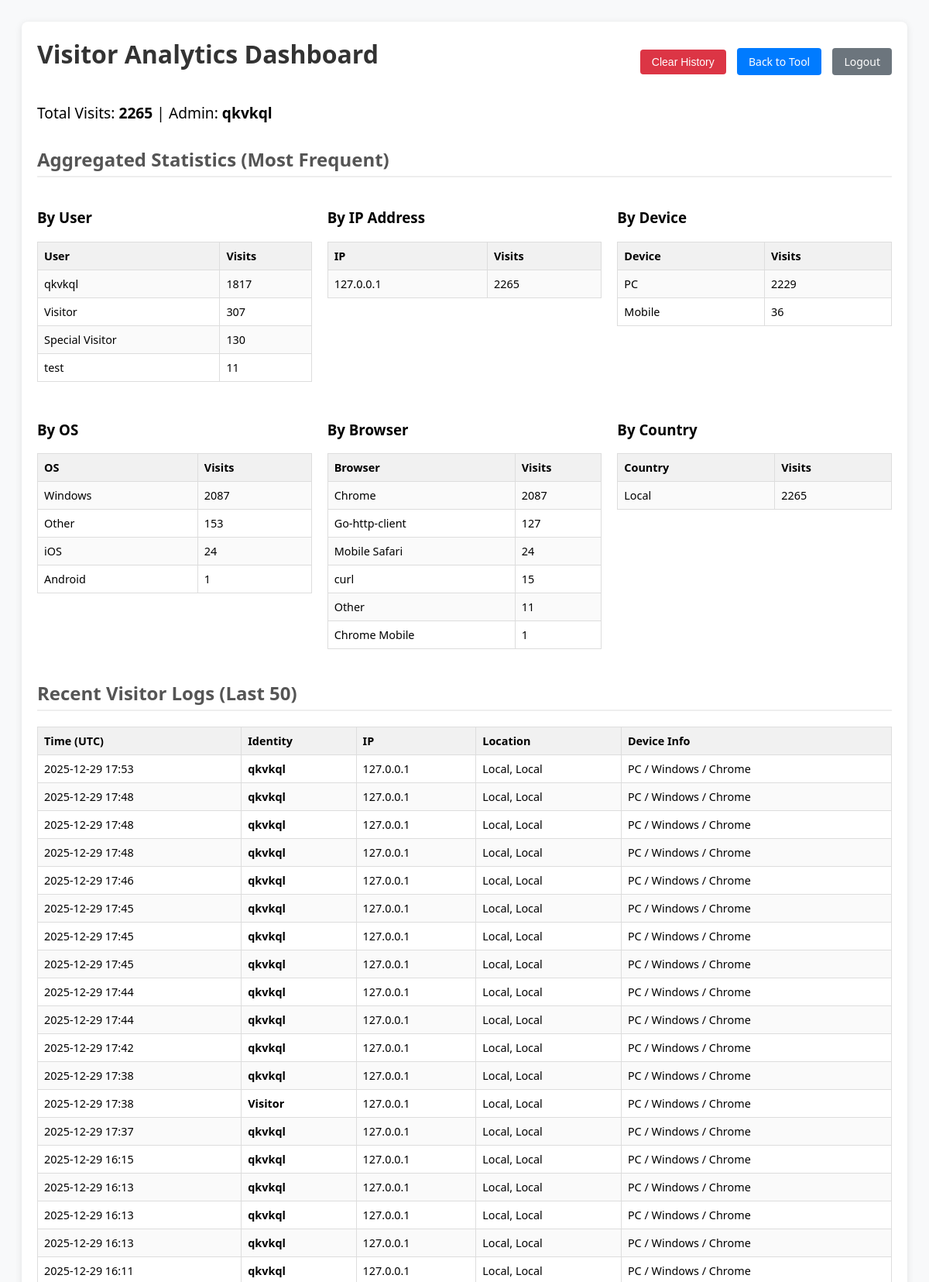
Screenshot of /visitor_stats (signed in, upper part) with the database file from the repository.
### app.py (models this page shows, shortened)
class User(UserMixin, db.Model):
    id = db.Column(db.Integer, primary_key=True)
    username = db.Column(db.String(150), unique=True, nullable=False)
    password_hash = db.Column(db.String(150), nullable=False)
    is_admin = db.Column(db.Boolean, default=False)
    user_level = db.Column(db.String(20), default='basic')

class Visitor(db.Model):
    id = db.Column(db.Integer, primary_key=True)
    username = db.Column(db.String(150), nullable=True)
    ip_address = db.Column(db.String(50))
    timestamp = db.Column(db.DateTime, default=datetime.utcnow)
    country = db.Column(db.String(50))
    city = db.Column(db.String(50))
    device_type = db.Column(db.String(50))
    os = db.Column(db.String(50))
    browser = db.Column(db.String(50))
    device_brand = db.Column(db.String(50))

### app.py (the view)
@app.route('/visitor_stats')
@admin_required
def visitor_stats():
    visits = Visitor.query.order_by(Visitor.timestamp.desc()).limit(50).all()
    total_visits = Visitor.query.count()
    def get_aggregated_stats(column):
        return db.session.query(column, func.count(Visitor.id).label('count')).group_by(column).order_by(func.count(Visitor.id).desc()).all()
    analytics = {
        'Users': get_aggregated_stats(Visitor.username), 'IPs': get_aggregated_stats(Visitor.ip_address),
        'Devices': get_aggregated_stats(Visitor.device_type), 'OS': get_aggregated_stats(Visitor.os),
        'Browsers': get_aggregated_stats(Visitor.browser), 'Locations': get_aggregated_stats(Visitor.country)
    }
    return render_template('stats.html', visits=visits, count=total_visits, analytics=analytics)

### app.py (called while the page is built, shortened)
@app.context_processor
def inject_csrf_token():
    return dict(csrf_token=generate_csrf, t=get_translation, lang=get_current_language)

@login_manager.user_loader
def load_user(user_id):
    return User.query.get(int(user_id))

def admin_required(f):
    @wraps(f)
    @login_required
    def decorated_function(*args, **kwargs):
        if not current_user.is_admin:
            flash("Access denied.")
            return redirect(url_for('home'))
        return f(*args, **kwargs)
    return decorated_function

@app.before_request
def track_visitor():
    if request.endpoint in ['static', 'search_stations', 'visitor_stats', 'clear_visitor_db', 'login', 'signup', 'logout', 'invitation']:
        return

### templates/stats.html (shortened to what this page needs)
<!DOCTYPE html>
<html lang="en">
<head>
</head>
<body>
<div class="container">
    <div class="header">
        <h1>Visitor Analytics Dashboard</h1>
        <div>
            <form action="{{ url_for('clear_visitor_db') }}" method="post" style="display:inline;" onsubmit="return confirm('Are you sure you want to delete ALL visitor logs?');">
                <button type="submit" class="btn btn-danger">Clear History</button>
            </form>
            <a href="{{ url_for('home') }}" class="btn btn-primary" style="margin-left: 10px;">Back to Tool</a>
            <a href="{{ url_for('logout') }}" class="btn btn-secondary" style="margin-left: 10px;">Logout</a>
        </div>
    </div>
    <p style="font-size: 1.2em;">Total Visits: <strong>{{ count }}</strong> | Admin: <strong>{{ current_user.username }}</strong></p>
    <h2>Aggregated Statistics (Most Frequent)</h2>
    <div class="grid-container">
        <div>
            <h3>By User</h3>
            <table>
                <tr><th>User</th><th>Visits</th></tr>
                {% for row in analytics['Users'] %}
                <tr><td>{{ row[0] }}</td><td>{{ row[1] }}</td></tr>
                {% endfor %}
            </table>
        </div>
        <div>
            <h3>By IP Address</h3>
            <table>
                <tr><th>IP</th><th>Visits</th></tr>
                {% for row in analytics['IPs'][:10] %}
                <tr><td>{{ row[0] }}</td><td>{{ row[1] }}</td></tr>
                {% endfor %}
            </table>
        </div>
        <div>
            <h3>By Device</h3>
            <table>
                <tr><th>Device</th><th>Visits</th></tr>
                {% for row in analytics['Devices'] %}
                <tr><td>{{ row[0] }}</td><td>{{ row[1] }}</td></tr>
                {% endfor %}
            </table>
        </div>
        <div>
            <h3>By OS</h3>
            <table>
                <tr><th>OS</th><th>Visits</th></tr>
                {% for row in analytics['OS'] %}
                <tr><td>{{ row[0] }}</td><td>{{ row[1] }}</td></tr>
                {% endfor %}
            </table>
        </div>
        <div>
            <h3>By Browser</h3>
            <table>
                <tr><th>Browser</th><th>Visits</th></tr>
                {% for row in analytics['Browsers'] %}
                <tr><td>{{ row[0] }}</td><td>{{ row[1] }}</td></tr>
                {% endfor %}
            </table>
        </div>
        <div>
            <h3>By Country</h3>
            <table>
                <tr><th>Country</th><th>Visits</th></tr>
                {% for row in analytics['Locations'] %}
                <tr><td>{{ row[0] }}</td><td>{{ row[1] }}</td></tr>
                {% endfor %}
            </table>
        </div>
    </div>
    <h2>Recent Visitor Logs (Last 50)</h2>
    <table>
        <thead>
            <tr>
                <th>Time (UTC)</th>
                <th>Identity</th>
                <th>IP</th>
                <th>Location</th>
                <th>Device Info</th>
            </tr>
        </thead>
        <tbody>
            {% for v in visits %}
            <tr>
                <td>{{ v.timestamp.strftime('%Y-%m-%d %H:%M') }}</td>
                <td><strong>{{ v.username }}</strong></td>
                <td>{{ v.ip_address }}</td>
                <td>{{ v.city }}, {{ v.country }}</td>
                <td>{{ v.device_type }} / {{ v.os }} / {{ v.browser }}</td>
            </tr>
            {% endfor %}
        </tbody>
    </table>
</div>
</body>
</html>

### templates/stats.html (style rules this page uses)
body { font-family: 'Segoe UI', Tahoma, Geneva, Verdana, sans-serif; padding: 20px; background-color: #f8f9fa; }
.container { max-width: 1200px; margin: 0 auto; background: white; padding: 20px; border-radius: 8px; box-shadow: 0 2px 10px rgba(0,0,0,0.1); }
h1 { margin-top: 0; color: #333; }
h2 { color: #555; border-bottom: 2px solid #eee; padding-bottom: 5px; margin-top: 30px; }
.header { display: flex; justify-content: space-between; align-items: center; margin-bottom: 20px; }
.btn { padding: 8px 15px; border-radius: 4px; text-decoration: none; color: white; border: none; cursor: pointer; font-size: 14px; }
.btn-danger { background-color: #dc3545; }
.btn-primary { background-color: #007bff; }
.btn-secondary { background-color: #6c757d; }
.grid-container { display: grid; grid-template-columns: repeat(auto-fit, minmax(300px, 1fr)); gap: 20px; }
table { width: 100%; border-collapse: collapse; margin-bottom: 10px; font-size: 0.9em; }
th, td { border: 1px solid #ddd; padding: 8px; text-align: left; }
th { background-color: #f1f1f1; }
tr:nth-child(even) { background-color: #fafafa; }

### rows the page displays
User: username "qkvkql"
Visitor: timestamp "2025-12-29 17:53", username "qkvkql", ip_address "127.0.0.1", city "Local", country "Local", device_type "PC", os "Windows", browser "Chrome"
Visitor: timestamp "2025-12-29 17:48", username "qkvkql", ip_address "127.0.0.1", city "Local", country "Local", device_type "PC", os "Windows", browser "Chrome"
Visitor: timestamp "2025-12-29 17:48", username "qkvkql", ip_address "127.0.0.1", city "Local", country "Local", device_type "PC", os "Windows", browser "Chrome"
Visitor: timestamp "2025-12-29 17:48", username "qkvkql", ip_address "127.0.0.1", city "Local", country "Local", device_type "PC", os "Windows", browser "Chrome"
Visitor: timestamp "2025-12-29 17:46", username "qkvkql", ip_address "127.0.0.1", city "Local", country "Local", device_type "PC", os "Windows", browser "Chrome"
Visitor: timestamp "2025-12-29 17:45", username "qkvkql", ip_address "127.0.0.1", city "Local", country "Local", device_type "PC", os "Windows", browser "Chrome"
Visitor: timestamp "2025-12-29 17:45", username "qkvkql", ip_address "127.0.0.1", city "Local", country "Local", device_type "PC", os "Windows", browser "Chrome"
Visitor: timestamp "2025-12-29 17:45", username "qkvkql", ip_address "127.0.0.1", city "Local", country "Local", device_type "PC", os "Windows", browser "Chrome"
Visitor: timestamp "2025-12-29 17:44", username "qkvkql", ip_address "127.0.0.1", city "Local", country "Local", device_type "PC", os "Windows", browser "Chrome"
Visitor: timestamp "2025-12-29 17:44", username "qkvkql", ip_address "127.0.0.1", city "Local", country "Local", device_type "PC", os "Windows", browser "Chrome"
Visitor: timestamp "2025-12-29 17:42", username "qkvkql", ip_address "127.0.0.1", city "Local", country "Local", device_type "PC", os "Windows", browser "Chrome"
Visitor: timestamp "2025-12-29 17:38", username "qkvkql", ip_address "127.0.0.1", city "Local", country "Local", device_type "PC", os "Windows", browser "Chrome"
Visitor: timestamp "2025-12-29 17:38", username "Visitor", ip_address "127.0.0.1", city "Local", country "Local", device_type "PC", os "Windows", browser "Chrome"
Visitor: timestamp "2025-12-29 17:37", username "qkvkql", ip_address "127.0.0.1", city "Local", country "Local", device_type "PC", os "Windows", browser "Chrome"
Visitor: timestamp "2025-12-29 16:15", username "qkvkql", ip_address "127.0.0.1", city "Local", country "Local", device_type "PC", os "Windows", browser "Chrome"
Visitor: timestamp "2025-12-29 16:13", username "qkvkql", ip_address "127.0.0.1", city "Local", country "Local", device_type "PC", os "Windows", browser "Chrome"
Visitor: timestamp "2025-12-29 16:13", username "qkvkql", ip_address "127.0.0.1", city "Local", country "Local", device_type "PC", os "Windows", browser "Chrome"
Visitor: timestamp "2025-12-29 16:13", username "qkvkql", ip_address "127.0.0.1", city "Local", country "Local", device_type "PC", os "Windows", browser "Chrome"
Visitor: timestamp "2025-12-29 16:11", username "qkvkql", ip_address "127.0.0.1", city "Local", country "Local", device_type "PC", os "Windows", browser "Chrome"

### other values shown
{{ count }} "2265"
{{ row[0] }} "qkvkql" "Visitor" "Special Visitor" "test"
{{ row[1] }} "1817" "307" "130" "11"
{{ row[0] }} "127.0.0.1"
{{ row[1] }} "2265"
{{ row[0] }} "PC" "Mobile"
{{ row[1] }} "2229" "36"
{{ row[0] }} "Windows" "Other" "iOS" "Android"
{{ row[1] }} "2087" "153" "24" "1"
{{ row[0] }} "Chrome" "Go-http-client" "Mobile Safari" "curl" "Other" "Chrome Mobile"
{{ row[1] }} "2087" "127" "24" "15" "11" "1"
{{ row[0] }} "Local"
